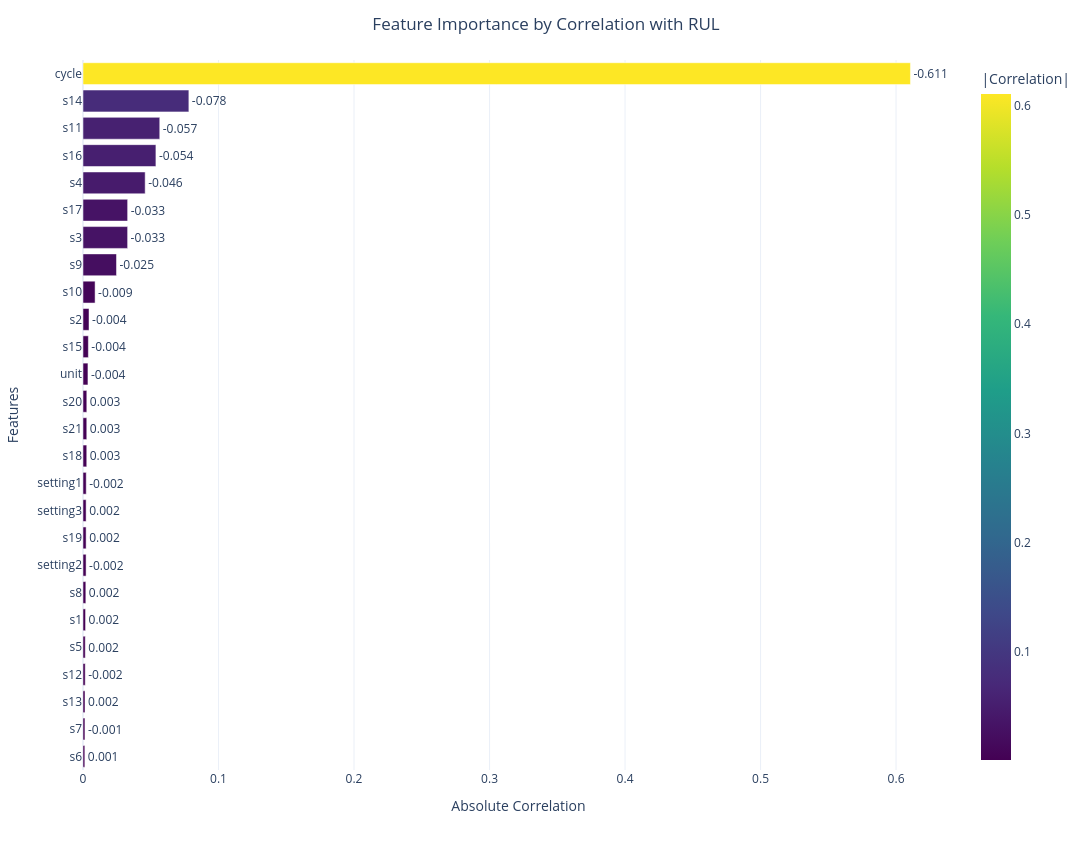

The notebook cell this image was saved under:
### Code cell
import plotly.express as px

corr_df = (
    train.corr(numeric_only=True)["RUL"]
    .drop("RUL")
    .reset_index()
)

corr_df.columns = ["Feature", "Correlation"]
corr_df["AbsCorrelation"] = corr_df["Correlation"].abs()

corr_df = corr_df.sort_values("AbsCorrelation")

fig = px.bar(
    corr_df,
    x="AbsCorrelation",
    y="Feature",
    orientation="h",
    color="AbsCorrelation",
    color_continuous_scale="Viridis",
    text="Correlation"
)

fig.update_traces(
    texttemplate="%{text:.3f}",
    textposition="outside"
)

fig.update_layout(
    title="Feature Importance by Correlation with RUL",
    title_x=0.5,
    template="plotly_white",
    height=850,
    width=1100,
    xaxis_title="Absolute Correlation",
    yaxis_title="Features",
    coloraxis_colorbar_title="|Correlation|"
)

fig.show()

### Figure 1 — Plotly figure (JSON) as saved in the notebook; plotly's stock layout.template omitted (floating-point values rounded to 4 significant figures)
{"data": [{"hovertemplate": "AbsCorrelation=%{marker.color}<br>Feature=%{y}<br>Correlation=%{text}<extra></extra>", "legendgroup": "", "marker": {"color": [0.001349, 0.001429, 0.001501, 0.001639, 0.001679, 0.001889, 0.002086, 0.00228, 0.002303, 0.002303, 0.00238, 0.002765, 0.002791, 0.002812, 0.003656, 0.003957, 0.004443, 0.008924, 0.02473, 0.03292, 0.03294, 0.04588, 0.0538, 0.05664, 0.07813, 0.6106], "coloraxis": "coloraxis", "pattern": {"shape": ""}}, "name": "", "orientation": "h", "showlegend": false, "text": [0.001349, -0.001429, 0.001501, -0.001639, 0.001679, 0.001889, 0.002086, -0.00228, 0.002303, 0.002303, -0.00238, 0.002765, 0.002791, 0.002812, -0.003656, -0.003957, -0.004443, -0.008924, -0.02473, -0.03292, -0.03294, -0.04588, -0.0538, -0.05664, -0.07813, -0.6106], "textposition": "outside", "texttemplate": "%{text:.3f}", "type": "bar", "x": [0.001349, 0.001429, 0.001501, 0.001639, 0.001679, 0.001889, 0.002086, 0.00228, 0.002303, 0.002303, 0.00238, 0.002765, 0.002791, 0.002812, 0.003656, 0.003957, 0.004443, 0.008924, 0.02473, 0.03292, 0.03294, 0.04588, 0.0538, 0.05664, 0.07813, 0.6106], "xaxis": "x", "y": ["s6", "s7", "s13", "s12", "s5", "s1", "s8", "setting2", "s19", "setting3", "setting1", "s18", "s21", "s20", "unit", "s15", "s2", "s10", "s9", "s3", "s17", "s4", "s16", "s11", "s14", "cycle"], "yaxis": "y"}], "layout": {"barmode": "relative", "coloraxis": {"autocolorscale": false, "colorbar": {"title": {"text": "|Correlation|"}}, "colorscale": [[0, "#440154"], [0.1111, "#482878"], [0.2222, "#3e4989"], [0.3333, "#31688e"], [0.4444, "#26828e"], [0.5556, "#1f9e89"], [0.6667, "#35b779"], [0.7778, "#6ece58"], [0.8889, "#b5de2b"], [1, "#fde725"]]}, "height": 850, "legend": {"tracegroupgap": 0}, "margin": {"t": 60}, "title": {"text": "Feature Importance by Correlation with RUL", "x": 0.5}, "width": 1100, "xaxis": {"anchor": "y", "domain": [0, 1], "title": {"text": "Absolute Correlation"}}, "yaxis": {"anchor": "x", "domain": [0, 1], "title": {"text": "Features"}}}}
